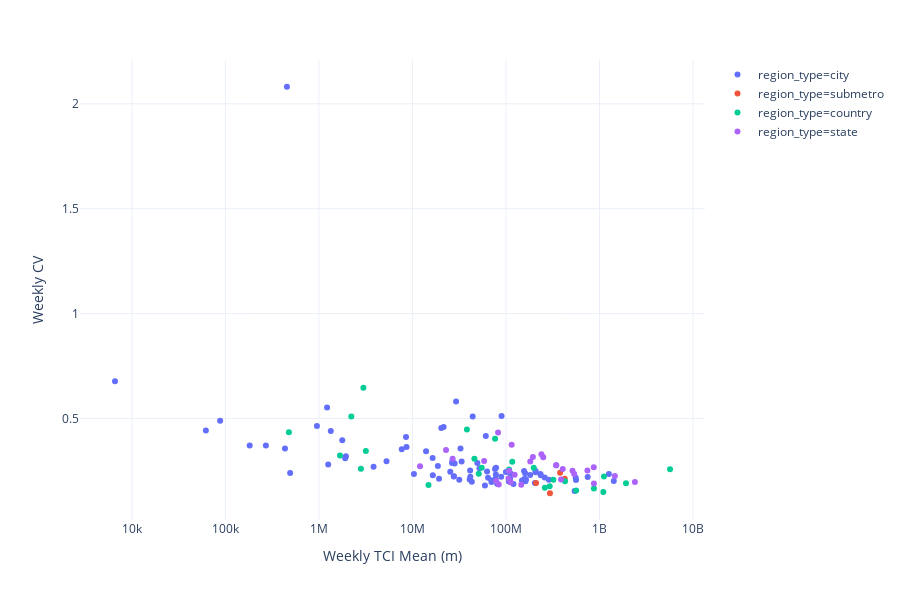

Here is the notebook cell this chart was saved with:
### Code cell
fig = px.scatter(df,
            x="weekly_mean", y="weekly_coef_var", color='region_type',
            hover_name="region_slug", template='plotly_white', 
            log_x=True
          )
fig.update_xaxes(title_text='Weekly TCI Mean (m)')
fig.update_yaxes(title_text='Weekly CV')

fig.show()

### Figure 1 — Plotly figure (JSON) as saved in the notebook; plotly's stock layout.template omitted (floating-point values rounded to 4 significant figures)
{"data": [{"hoverlabel": {"namelength": 0}, "hovertemplate": "<b>%{hovertext}</b><br><br>region_type=city<br>weekly_mean=%{x}<br>weekly_coef_var=%{y}", "hovertext": ["bogota", "managua", "kingston", "natal", "barquisimeto", "mendoza", "curitiba", "toluca", "barranquilla", "buenosaires", "paramaribo", "santodomingo", "saojosedoscampos", "panamacity", "sanfernado", "santiago", "fortaleza", "salvador", "manaus", "saopaulo", "teresina", "tegucigalpa", "georgetown", "ciudad_guayana", "montevideo", "merida", "belpoman", "porto_alergre", "arequipa", "tijuana", "saoluis", "cochabamba", "sorocaba", "joaopessoa", "mexicocity", "brasilia", "guadalajara", "lapaz", "nassau", "pereira", "asuncion", "santacruzdelasierra", "santiagocaballeros", "recife", "monterrey", "goiania", "guayaquil", "caracas", "guatemala", "cartagena", "belem", "pueble", "bridgetown", "riodejaneiro", "cucuta", "rosario", "quito", "campinas", "sanpedrosula", "maceio", "aguascalientes", "leon", "queretaro", "portauprince", "maracaibo", "cuenca", "barcelona", "medellin", "bucaramanga", "cordoba", "santos", "sanjose", "portofspain", "juarez", "sanluispotosi", "sansalvador", "santamarta", "valencia", "belohorizonte", "joinville", "vitoria", "maracay", "lima", "cali", "florianopolis", "torreon"], "legendgroup": "region_type=city", "marker": {"color": "#636efa", "symbol": "circle"}, "mode": "markers", "name": "region_type=city", "showlegend": true, "type": "scatter", "x": [748800000.0, 16530000.0, 3840000.0, 162900000.0, 455000.0, 8642000.0, 156200000.0, 110500000.0, 80500000.0, 556800000.0, 1778000.0, 235600000.0, 27760000.0, 148300000.0, 16450000.0, 345500000.0, 162900000.0, 161800000.0, 107400000.0, 1262000000.0, 41390000.0, 13980000.0, 181900.0, 61810.0, 69990000.0, 41600000.0, 6600.0, 181600000.0, 27740000.0, 89830000.0, 62830000.0, 492500.0, 19250000.0, 40950000.0, 1424000000.0, 76370000.0, 287800000.0, 1257000.0, 433700.0, 26530000.0, 60917811, 32660000.0, 43180000.0, 204200000.0, 207600000.0, 89100000.0, 64380000.0, 29290000.0, 259600000.0, 31700000.0, 100000000.0, 120300000.0, 1945000.0, 561300000.0, 5284000.0, 10380000.0, 157500000.0, 78020000.0, 7689000.0, 59630000.0, 28270000.0, 52120000.0, 77350000.0, 1223000.0, 87910.0, 1910000.0, 270900.0, 160400000.0, 25390000.0, 21550000.0, 78460000.0, 206900000.0, 33570000.0, 44100000.0, 49470000.0, 111400000.0, 8537000.0, 1340000.0, 233900000.0, 26800000.0, 70140000.0, 952900.0, 542900000.0, 109700000.0, 18720000.0, 20370000.0], "xaxis": "x", "y": [0.221, 0.2298, 0.2697, 0.2096, 2.081, 0.3638, 0.2502, 0.2162, 0.1892, 0.2179, 0.3962, 0.2298, 0.224, 0.204, 0.3113, 0.2774, 0.2096, 0.2015, 0.1995, 0.236, 0.2522, 0.3436, 0.3708, 0.4428, 0.1972, 0.2222, 0.6775, 0.2303, 0.2251, 0.5123, 0.2479, 0.2405, 0.2128, 0.2092, 0.2022, 0.2599, 0.2084, 0.2804, 0.3574, 0.2876, 0.4169, 0.3575, 0.1992, 0.193, 0.2503, 0.2219, 0.218, 0.5813, 0.219, 0.2078, 0.2449, 0.1877, 0.3203, 0.2072, 0.2958, 0.2352, 0.2122, 0.2335, 0.3532, 0.1809, 0.2859, 0.2624, 0.2126, 0.5524, 0.4897, 0.3111, 0.3709, 0.2389, 0.2459, 0.4601, 0.2656, 0.2437, 0.2949, 0.5093, 0.2883, 0.2395, 0.4117, 0.441, 0.2353, 0.2975, 0.205, 0.4639, 0.155, 0.2096, 0.2737, 0.4542], "yaxis": "y"}, {"hoverlabel": {"namelength": 0}, "hovertemplate": "<b>%{hovertext}</b><br><br>region_type=submetro<br>weekly_mean=%{x}<br>weekly_coef_var=%{y}", "hovertext": ["ch_comunas_renca", "lima_metro1", "ch_comunas_san_joaquin", "ch_comunas_el_monte", "ch_comunas_melipilla", "ch_comunas_maipu", "ch_comunas_alhue", "ch_comunas_recoleta", "ch_comunas_pudahuel", "ch_comunas_vitacura", "ch_comunas_la_reina", "ch_comunas_calera_de_tango", "ch_comunas_colina", "ch_comunas_pedro_aguirre_cerda", "ch_comunas_cerrillos", "ch_comunas_independencia", "ch_comunas_macul", "ch_comunas_quilicura", "ch_comunas_lampa", "ch_comunas_san_miguel", "bogota_metro1", "ch_comunas_lo_espejo", "ch_comunas_penaflor", "ch_comunas_la_pintana", "ch_comunas_quinta_normal", "ch_comunas_padre_hurtado", "ch_comunas_santiago", "ch_comunas_conchali", "ch_comunas_san_bernardo", "ch_comunas_huechuraba", "ch_comunas_san_jose_de_maipo", "ch_comunas_penalolen", "lima_metro2", "ch_comunas_providencia", "ch_comunas_las_condes", "ch_comunas_talagante", "ch_comunas_puente_alto", "ch_comunas_san_pedro", "ch_comunas_el_bosque", "ch_comunas_paine", "ch_comunas_estacion_central", "ch_comunas_san_ramon", "ch_comunas_pirque", "ch_comunas_cerro_navia", "ch_comunas_lo_barnechea", "ch_comunas_buin", "ch_comunas_la_granja", "bogota_metro2", "ch_comunas_isla_de_maipo", "ch_comunas_lo_prado", "ch_comunas_curacavi", "ch_comunas_tiltil", "ch_comunas_nunoa", "ch_comunas_la_florida", "ch_comunas_maria_pinto", "ch_comunas_la_cisterna"], "legendgroup": "region_type=submetro", "marker": {"color": "#EF553B", "symbol": "circle"}, "mode": "markers", "name": "region_type=submetro", "showlegend": true, "type": "scatter", "x": [0, 210000000.0, 0, 0, 0, 0, 0, 0, 0, 0, 0, 0, 0, 0, 0, 0, 0, 0, 0, 0, 379200000.0, 0, 0, 0, 0, 0, 0, 0, 0, 0, 0, 0, 295500000.0, 0, 0, 0, 0, 0, 0, 0, 0, 0, 0, 0, 0, 0, 0, 425400000.0, 0, 0, 0, 0, 0, 0, 0, 0], "xaxis": "x", "y": [null, 0.1927, null, null, null, null, null, null, null, null, null, null, null, null, null, null, null, null, null, null, 0.242, null, null, null, null, null, null, null, null, null, null, null, 0.1438, null, null, null, null, null, null, null, null, null, null, null, null, null, null, 0.2132, null, null, null, null, null, null, null, null], "yaxis": "y"}, {"hoverlabel": {"namelength": 0}, "hovertemplate": "<b>%{hovertext}</b><br><br>region_type=country<br>weekly_mean=%{x}<br>weekly_coef_var=%{y}", "hovertext": ["country_guyana", "country_ecuador", "country_nicaragua", "country_venezuela", "country_barbados", "country_costa_rica", "country_haiti", "country_uruguay", "country_bolivia", "country_guatemala", "country_peru", "country_colombia", "country_chile", "country_brazil", "country_argentina", "country_paraguay", "country_honduras", "country_el_salvador", "country_trinidad_and_tobago", "country_jamaica", "country_panama", "country_the_bahamas", "country_suriname", "country_belize", "country_mexico", "country_dominican_republic"], "legendgroup": "region_type=country", "marker": {"color": "#00cc96", "symbol": "circle"}, "mode": "markers", "name": "region_type=country", "showlegend": true, "type": "scatter", "x": [477400.0, 293500000.0, 51160000.0, 38250000.0, 2814000.0, 562600000.0, 2990000.0, 116700000.0, 46030000.0, 427900000.0, 872400000.0, 1922000000.0, 1100000000.0, null, 1117000000.0, 76470000.0, 55050000.0, 198200000.0, 108000000.0, 14850000.0, 260600000.0, 1681000.0, 3176000.0, 2221000.0, 5680000000.0, 321600000.0], "xaxis": "x", "y": [0.4342, 0.1773, 0.2369, 0.448, 0.261, 0.1573, 0.6464, 0.2938, 0.3076, 0.2006, 0.1661, 0.1913, 0.1492, null, 0.2237, 0.4038, 0.2649, 0.2656, 0.2566, 0.1831, 0.1704, 0.3237, 0.3457, 0.5098, 0.2577, 0.2086], "yaxis": "y"}, {"hoverlabel": {"namelength": 0}, "hovertemplate": "<b>%{hovertext}</b><br><br>region_type=state<br>weekly_mean=%{x}<br>weekly_coef_var=%{y}", "hovertext": ["br_states_paraiba", "br_states_sao_paulo", "br_states_amapa", "br_states_tocantins", "br_states_sergipe", "br_states_espirito_santo", "br_states_alagoas", "br_states_goias", "br_states_para", "br_states_roraima", "br_states_amazonas", "br_states_santa_catarina", "br_states_rondonia", "br_states_rio_grande_do_sul", "br_states_ceara", "br_states_mato_grosso_do_sul", "br_states_bahia", "br_states_maranhao", "br_states_acre", "br_states_minas_gerais", "br_states_rio_de_janeiro", "br_states_pernambuco", "br_states_piaui", "br_states_mato_grosso", "br_states_rio_grande_do_norte", "br_states_parana", "br_states_distrito_federal"], "legendgroup": "region_type=state", "marker": {"color": "#ab63fa", "symbol": "circle"}, "mode": "markers", "name": "region_type=state", "showlegend": true, "type": "scatter", "x": [106600000.0, 2395000000.0, 26910000.0, 82330000.0, 78530000.0, 145700000.0, 83770000.0, 405000000.0, 250400000.0, 12060000.0, 112200000.0, 537100000.0, 58470000.0, 743400000.0, 343500000.0, 182100000.0, 514800000.0, 239600000.0, 22880000.0, 1461000000.0, 872800000.0, 388500000.0, 115200000.0, 194200000.0, 123900000.0, 868900000.0, 108100000.0], "xaxis": "x", "y": [0.2136, 0.1973, 0.3083, 0.4338, 0.2021, 0.1841, 0.1853, 0.2595, 0.3152, 0.273, 0.1956, 0.2355, 0.2981, 0.2522, 0.2776, 0.2953, 0.2504, 0.3295, 0.3496, 0.2259, 0.1905, 0.2091, 0.3744, 0.3164, 0.2319, 0.2673, 0.2506], "yaxis": "y"}], "layout": {"height": 600, "legend": {"tracegroupgap": 0}, "margin": {"t": 60}, "xaxis": {"anchor": "y", "domain": [0, 1], "title": {"text": "Weekly TCI Mean (m)"}, "type": "log"}, "yaxis": {"anchor": "x", "domain": [0, 1], "title": {"text": "Weekly CV"}}}}
